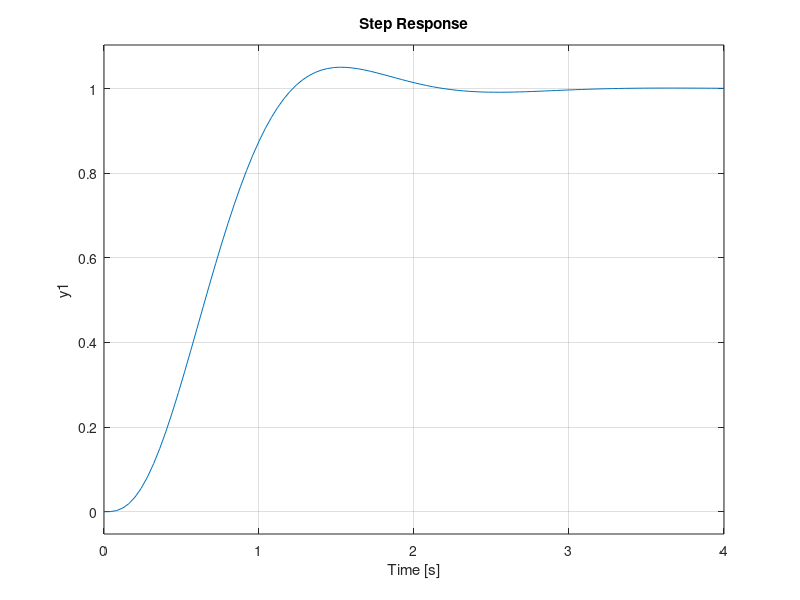
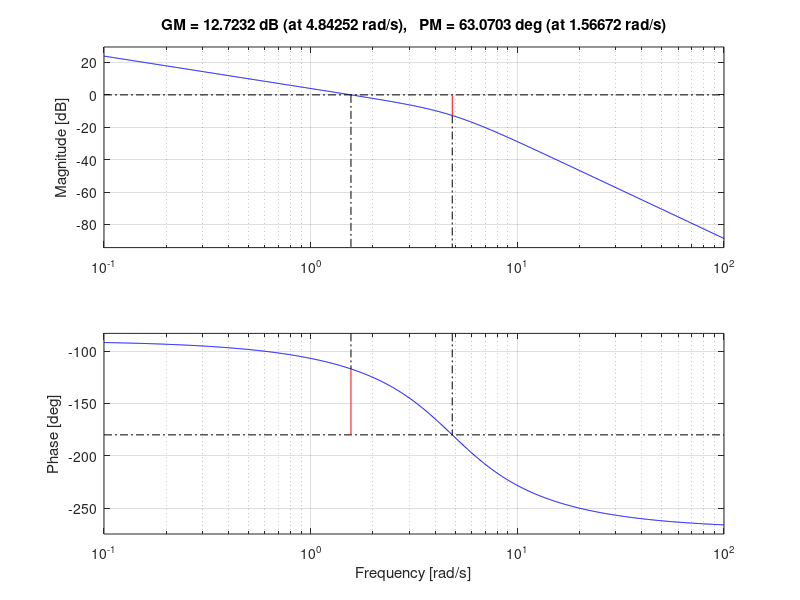

Write MATLAB code to recreate these figures, in order.


W1 = tf(0.0067, [1 0])
W2 = 21;
W3 = tf(14, [0.15 1])
W4 = 36;
W5 = 59;
W6 = tf(1, [1 0]);

W12 = feedback(W1, W2, -1);
W123 = series(W3, W12);
W1234 = feedback(W123, W4, -1);
W123456 = series(W1234, W6)*W5;
W7 = feedback(W123456, 1, -1)

figure; 
step(W7);
figure; 
margin(W123456);
